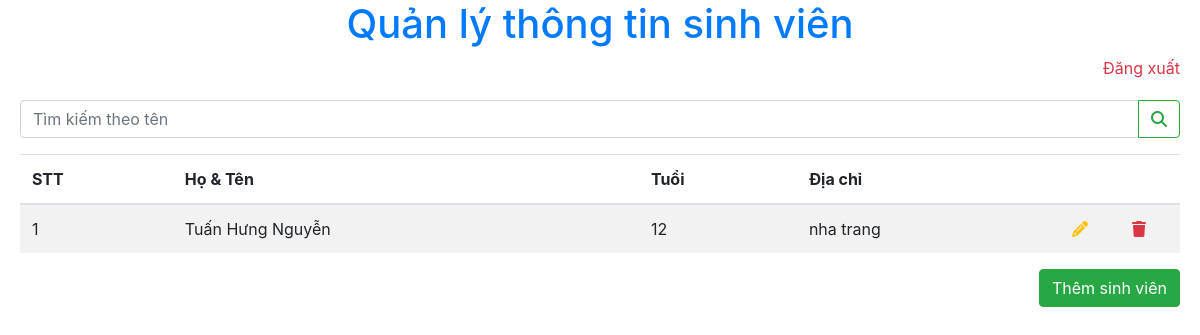
Screenshot of /index.php?s=Tuấn Hưng Nguyễn (signed in) with the database file from the repository.
### tables this page shows
CREATE TABLE `student` (
  `id` int NOT NULL AUTO_INCREMENT,
  `fullname` varchar(80) NOT NULL,
  `age` int DEFAULT NULL,
  `address` varchar(200) DEFAULT NULL,
  PRIMARY KEY (`id`)
);

### dbhelp.php (called while the page is built, shortened)
<?php
function executeResult($sql) {
    $conn = mysqli_connect(HOST, USERNAME, PASSWORD, DATABASE, 3306);
    $resultset = mysqli_query($conn, $sql);
    $list      = [];
    while ($row = mysqli_fetch_array($resultset, 1)) {
        $list[] = $row;
    }
    return $list;
}

### index.php (the view, shortened to what this page needs)
<?php
require_once ('dbhelp.php');
?>
<!DOCTYPE html>
<html>
<head>
    <?php require_once 'layouts/head.php'; ?>
</head>
<body style="padding: 0 20px">
<h1 class="text-primary text-center">
    Quản lý thông tin sinh viên
</h1>
<div class="text-right">
    <a class="text-danger" href="logout.php">Đăng xuất</a>
</div>
<form method="get" style="margin-top: 20px">
    <div class="input-group mb-3">
        <input type="text" name="s" class="form-control" placeholder="Tìm kiếm theo tên">
        <div class="input-group-append">
            <button class="btn btn-outline-success" type="button"><i class="fa fa-search"></i></button>
        </div>
    </div>
</form>
<table class="table table-striped">
    <thead>
    <tr>
        <th>STT</th>
        <th>Họ & Tên</th>
        <th>Tuổi</th>
        <th>Địa chỉ</th>
        <th width="60px"></th>
        <th width="60px"></th>
    </tr>
    </thead>
    <tbody>
    <?php
    if (isset($_GET['s']) && $_GET['s'] != '') {
        $sql = 'select * from student where fullname like "%'.$_GET['s'].'%"';
    } else {
        $sql = 'select * from student';
    }
    $studentList = executeResult($sql);
    $index = 1;
    foreach ($studentList as $std) {
        echo '<tr>
			<td>'.($index++).'</td>
			<td>'.$std['fullname'].'</td>
			<td>'.$std['age'].'</td>
			<td>'.$std['address'].'</td>
			<td><a href="javascript:void()" class="text-warning" onclick=\'window.open("input.php?id='.$std['id'].'","_self")\'><i class="fa fa-pencil"></i></a></td>
			<td><a href="javascript:void()" class="text-danger" onclick="deleteStudent('.$std['id'].')"><i class="fa fa-trash"></i></a></td>
		</tr>';
    }
    ?>
    </tbody>
</table>
<div class="text-right">
    <button class="btn btn-success" onclick="window.open('input.php', '_self')">Thêm sinh viên</button>
</div>
</body>
</html>

### rows the page displays
student: fullname "Tuấn Hưng Nguyễn", age "12", address "nha trang"
